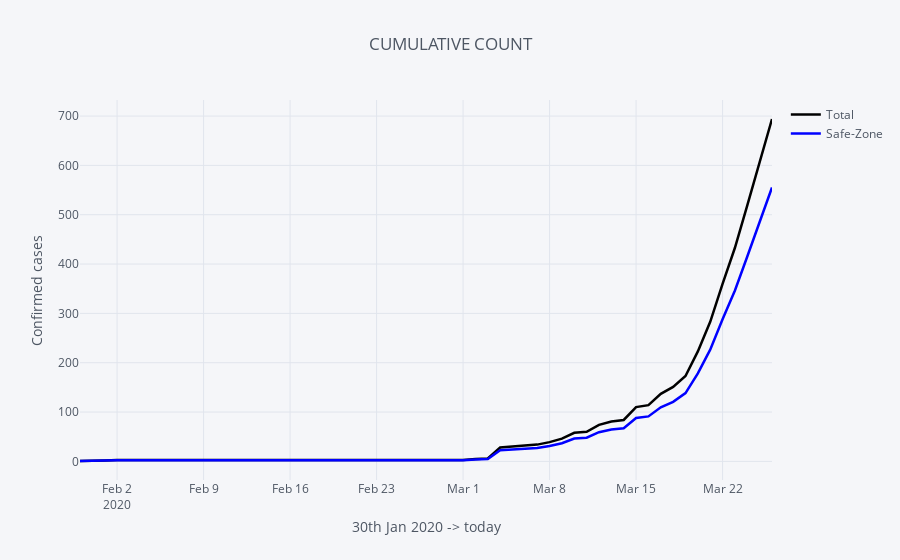

The code cell stored with this chart in its notebook:
### Code cell
india[['Total','Safe-Zone']].iplot(title='CUMULATIVE COUNT',
                    colors={'Total':'black', 'Safe-Zone':'blue'}, width=2.5
                    ,xTitle='30th Jan 2020 -> today', yTitle='Confirmed cases')

### Figure 1 — Plotly figure (JSON) as saved in the notebook; plotly's stock layout.template omitted (floating-point values rounded to 4 significant figures)
{"data": [{"line": {"color": "black", "dash": "solid", "shape": "linear", "width": 2.5}, "mode": "lines", "name": "Total", "text": "", "type": "scatter", "uid": "c6b470be-cb92-4f71-a3f6-bc5e06c94daa", "x": ["2020-01-30", "2020-01-31", "2020-02-01", "2020-02-02", "2020-02-03", "2020-02-04", "2020-02-05", "2020-02-06", "2020-02-07", "2020-02-08", "2020-02-09", "2020-02-10", "2020-02-11", "2020-02-12", "2020-02-13", "2020-02-14", "2020-02-15", "2020-02-16", "2020-02-17", "2020-02-18", "2020-02-19", "2020-02-20", "2020-02-21", "2020-02-22", "2020-02-23", "2020-02-24", "2020-02-25", "2020-02-26", "2020-02-27", "2020-02-28", "2020-02-29", "2020-03-01", "2020-03-02", "2020-03-03", "2020-03-04", "2020-03-05", "2020-03-06", "2020-03-07", "2020-03-08", "2020-03-09", "2020-03-10", "2020-03-11", "2020-03-12", "2020-03-13", "2020-03-14", "2020-03-15", "2020-03-16", "2020-03-17", "2020-03-18", "2020-03-19", "2020-03-20", "2020-03-21", "2020-03-22", "2020-03-23", "2020-03-24", "2020-03-25", "2020-03-26"], "y": [1, 1, 2, 3, 3, 3, 3, 3, 3, 3, 3, 3, 3, 3, 3, 3, 3, 3, 3, 3, 3, 3, 3, 3, 3, 3, 3, 3, 3, 3, 3, 3, 5, 6, 28, 30, 31, 34, 39, 46, 58, 60, 74, 81, 84, 110, 114, 137, 151, 173, 223, 283, 360, 433, 519, 606, 694]}, {"line": {"color": "blue", "dash": "solid", "shape": "linear", "width": 2.5}, "mode": "lines", "name": "Safe-Zone", "text": "", "type": "scatter", "uid": "2064daa1-26fb-4a0f-848e-3d8c4dfa41ee", "x": ["2020-01-30", "2020-01-31", "2020-02-01", "2020-02-02", "2020-02-03", "2020-02-04", "2020-02-05", "2020-02-06", "2020-02-07", "2020-02-08", "2020-02-09", "2020-02-10", "2020-02-11", "2020-02-12", "2020-02-13", "2020-02-14", "2020-02-15", "2020-02-16", "2020-02-17", "2020-02-18", "2020-02-19", "2020-02-20", "2020-02-21", "2020-02-22", "2020-02-23", "2020-02-24", "2020-02-25", "2020-02-26", "2020-02-27", "2020-02-28", "2020-02-29", "2020-03-01", "2020-03-02", "2020-03-03", "2020-03-04", "2020-03-05", "2020-03-06", "2020-03-07", "2020-03-08", "2020-03-09", "2020-03-10", "2020-03-11", "2020-03-12", "2020-03-13", "2020-03-14", "2020-03-15", "2020-03-16", "2020-03-17", "2020-03-18", "2020-03-19", "2020-03-20", "2020-03-21", "2020-03-22", "2020-03-23", "2020-03-24", "2020-03-25", "2020-03-26"], "y": [0.8, 0.8, 1.6, 2.4, 2.4, 2.4, 2.4, 2.4, 2.4, 2.4, 2.4, 2.4, 2.4, 2.4, 2.4, 2.4, 2.4, 2.4, 2.4, 2.4, 2.4, 2.4, 2.4, 2.4, 2.4, 2.4, 2.4, 2.4, 2.4, 2.4, 2.4, 2.4, 4, 4.8, 22.4, 24, 24.8, 27.2, 31.2, 36.8, 46.4, 48, 59.2, 64.8, 67.2, 88, 91.2, 109.6, 120.8, 138.4, 178.4, 226.4, 288, 346.4, 415.2, 484.8, 555.2]}], "layout": {"legend": {"bgcolor": "#F5F6F9", "font": {"color": "#4D5663"}}, "paper_bgcolor": "#F5F6F9", "plot_bgcolor": "#F5F6F9", "title": {"font": {"color": "#4D5663"}, "text": "CUMULATIVE COUNT"}, "xaxis": {"gridcolor": "#E1E5ED", "showgrid": true, "tickfont": {"color": "#4D5663"}, "title": {"font": {"color": "#4D5663"}, "text": "30th Jan 2020 -> today"}, "zerolinecolor": "#E1E5ED"}, "yaxis": {"gridcolor": "#E1E5ED", "showgrid": true, "tickfont": {"color": "#4D5663"}, "title": {"font": {"color": "#4D5663"}, "text": "Confirmed cases"}, "zerolinecolor": "#E1E5ED"}}}
